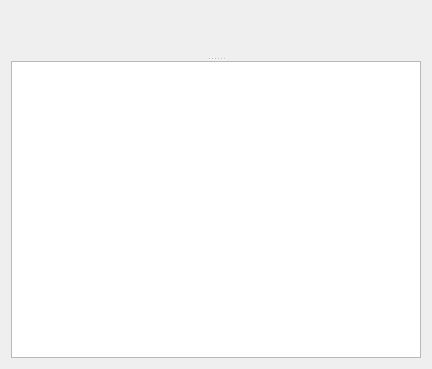
<?xml version="1.0" encoding="UTF-8"?>
<ui version="4.0">
 <class>ScatterPlot</class>
 <widget class="QWidget" name="ScatterPlot">
  <property name="geometry">
   <rect>
    <x>0</x>
    <y>0</y>
    <width>432</width>
    <height>369</height>
   </rect>
  </property>
  <property name="windowTitle">
   <string>Form</string>
  </property>
  <layout class="QGridLayout" name="gridLayout">
   <item row="0" column="0">
    <layout class="QHBoxLayout" name="horizontalLayout">
     <item>
      <widget class="QSplitter" name="splitter">
       <property name="orientation">
        <enum>Qt::Vertical</enum>
       </property>
       <widget class="QCustomPlot" name="plot" native="true"/>
       <widget class="SettingsModel" name="settings"/>
      </widget>
     </item>
    </layout>
   </item>
  </layout>
 </widget>
 <customwidgets>
  <customwidget>
   <class>QCustomPlot</class>
   <extends>QWidget</extends>
   <header>qcustomplot.h</header>
   <container>1</container>
  </customwidget>
  <customwidget>
   <class>SettingsModel</class>
   <extends>QTableWidget</extends>
   <header>../../../../lib/graph_settings_model.h</header>
  </customwidget>
 </customwidgets>
 <resources/>
 <connections/>
</ui>
